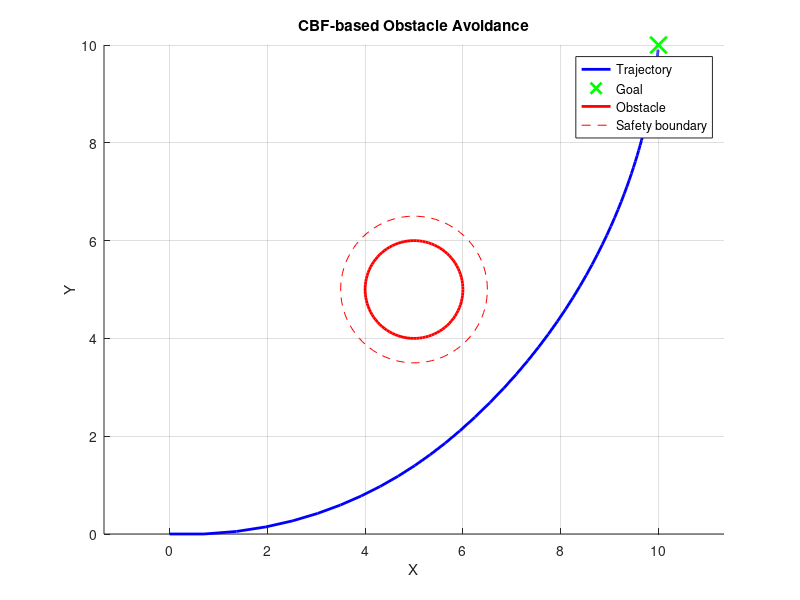

MATLAB code for this plot:
clc; clear; close all;

% Parameters
goal = [10;10];
obs  = [5;5];
r_obs = 1;
safety_margin = 0.5;
r_safe = r_obs + safety_margin;

alpha = 3;        % CBF gain
dt = 0.05;
T = 10;

% Initial state [x; y; theta]
x = [0;0;0];

traj = x;

for t = 0:dt:T
    
    px = x(1);
    py = x(2);
    theta = x(3);
    
    % Nominal controller (Go-to-goal)
    kp = 1;
    kr = 2;
    dx = goal(1) - px;
    dy = goal(2) - py;
    
    desired_theta = atan2(dy,dx);
    v_nom = kp * sqrt(dx^2 + dy^2);
    omega_nom = kr*(desired_theta - theta);
    
    u_nom = [v_nom; omega_nom];
    
    % CBF
    
    % Barrier function
    h = (px - obs(1))^2 + (py - obs(2))^2 - r_safe^2;
    
    % Gradient of h
    dh_dx = 2*(px - obs(1));
    dh_dy = 2*(py - obs(2));
    
    % h_dot = dh_dx * xdot + dh_dy * ydot
    % xdot = v*cos(theta)
    % ydot = v*sin(theta)
    
    Lf_h = 0; % No drift
    
    Lg_h = [dh_dx*cos(theta) + dh_dy*sin(theta), 0];
    
    % CBF inequality:
    % Lg_h * u + alpha*h >= 0
    A = -Lg_h;
    b = alpha*h;
    
    % Check constraint
    if A*u_nom <= b
        u = u_nom;
    else
        % Project onto the half-space(constraint boundary)
        u = u_nom - ((A*u_nom - b)/(A*A')) * A';
    end
    
    % Apply control
    v = u(1);
    omega = u(2);
    
    xdot = [v*cos(theta);
            v*sin(theta);
            omega];
        
    x = x + dt*xdot;
    traj = [traj x];
    
    % Stop if close to goal
    if norm(x(1:2)-goal) < 0.1
        break;
    end
end

% Plot
figure; hold on; axis equal;
plot(traj(1,:), traj(2,:), 'b','LineWidth',2);
plot(goal(1),goal(2),'gx','MarkerSize',12,'LineWidth',2);

% Obstacle
theta_c = linspace(0,2*pi,100);
plot(obs(1)+r_obs*cos(theta_c), ...
     obs(2)+r_obs*sin(theta_c),'r','LineWidth',2);

% Safety boundary
plot(obs(1)+r_safe*cos(theta_c), ...
     obs(2)+r_safe*sin(theta_c),'r--');

xlabel('X'); ylabel('Y');
title('CBF-based Obstacle Avoidance');
legend('Trajectory','Goal','Obstacle','Safety boundary');
grid on;
